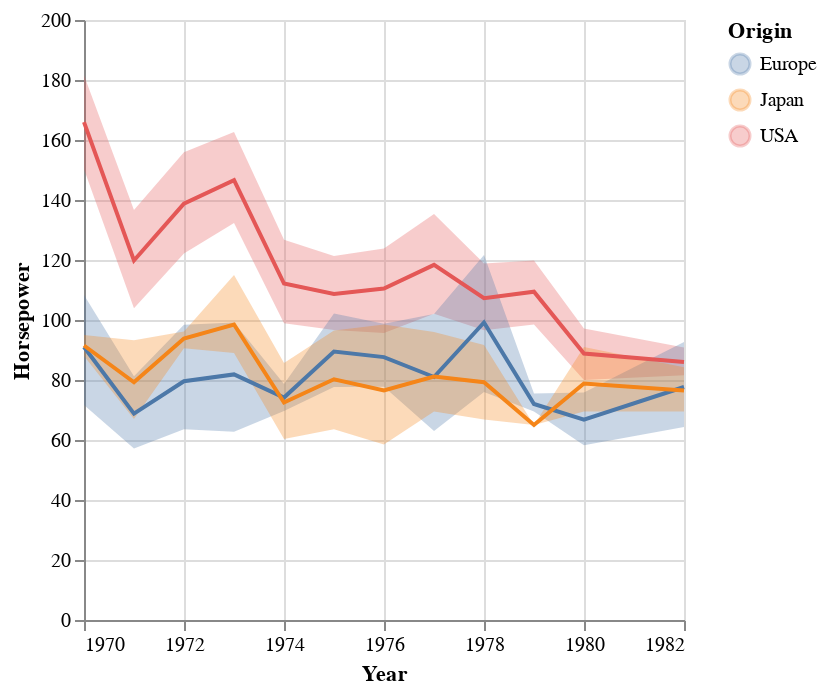

The notebook cell this image was saved under:
### Markdown cell above
We can add in the mean line.

### Code cell
points.mark_errorband(extent='ci') + points.encode(y='mean(Horsepower)').mark_line()

### Figure 1 — Vega specification as saved in the notebook (floating-point values rounded to 4 significant figures; data arrays with more than 128 entries replaced by an {"elided": "..."} marker saying what was removed)
{"$schema": "https://vega.github.io/schema/vega/v5.json", "data": [{"name": "source_0", "values": {"elided": "406 records"}, "transform": [{"type": "formula", "expr": "toDate(datum['Year'])", "as": "Year"}]}, {"name": "data_0", "source": "source_0", "transform": [{"type": "aggregate", "groupby": ["Origin", "Year"], "fields": ["Horsepower", "Horsepower", "Horsepower"], "ops": ["ci0", "ci1", "mean"], "as": ["lower_Horsepower", "upper_Horsepower", "center_Horsepower"]}]}, {"name": "data_1", "values": [{"Year": "1970-01-01T00:00:00.000", "Origin": "USA", "mean_Horsepower": 166.0}, {"Year": "1970-01-01T00:00:00.000", "Origin": "Europe", "mean_Horsepower": 91.0}, {"Year": "1970-01-01T00:00:00.000", "Origin": "Japan", "mean_Horsepower": 91.5}, {"Year": "1971-01-01T00:00:00.000", "Origin": "Japan", "mean_Horsepower": 79.25}, {"Year": "1971-01-01T00:00:00.000", "Origin": "USA", "mean_Horsepower": 119.8}, {"Year": "1971-01-01T00:00:00.000", "Origin": "Europe", "mean_Horsepower": 68.8}, {"Year": "1972-01-01T00:00:00.000", "Origin": "Japan", "mean_Horsepower": 93.8}, {"Year": "1972-01-01T00:00:00.000", "Origin": "USA", "mean_Horsepower": 138.8}, {"Year": "1972-01-01T00:00:00.000", "Origin": "Europe", "mean_Horsepower": 79.6}, {"Year": "1973-01-01T00:00:00.000", "Origin": "USA", "mean_Horsepower": 146.6}, {"Year": "1973-01-01T00:00:00.000", "Origin": "Europe", "mean_Horsepower": 81.86}, {"Year": "1973-01-01T00:00:00.000", "Origin": "Japan", "mean_Horsepower": 98.5}, {"Year": "1974-01-01T00:00:00.000", "Origin": "USA", "mean_Horsepower": 112.1}, {"Year": "1974-01-01T00:00:00.000", "Origin": "Japan", "mean_Horsepower": 72.5}, {"Year": "1974-01-01T00:00:00.000", "Origin": "Europe", "mean_Horsepower": 74.17}, {"Year": "1975-01-01T00:00:00.000", "Origin": "USA", "mean_Horsepower": 108.7}, {"Year": "1975-01-01T00:00:00.000", "Origin": "Japan", "mean_Horsepower": 80.25}, {"Year": "1975-01-01T00:00:00.000", "Origin": "Europe", "mean_Horsepower": 89.5}, {"Year": "1976-01-01T00:00:00.000", "Origin": "Europe", "mean_Horsepower": 87.62}, {"Year": "1976-01-01T00:00:00.000", "Origin": "USA", "mean_Horsepower": 110.5}, {"Year": "1976-01-01T00:00:00.000", "Origin": "Japan", "mean_Horsepower": 76.5}, {"Year": "1977-01-01T00:00:00.000", "Origin": "Japan", "mean_Horsepower": 81.17}, {"Year": "1977-01-01T00:00:00.000", "Origin": "USA", "mean_Horsepower": 118.4}, {"Year": "1977-01-01T00:00:00.000", "Origin": "Europe", "mean_Horsepower": 81.0}, {"Year": "1978-01-01T00:00:00.000", "Origin": "Europe", "mean_Horsepower": 99.17}, {"Year": "1978-01-01T00:00:00.000", "Origin": "USA", "mean_Horsepower": 107.3}, {"Year": "1978-01-01T00:00:00.000", "Origin": "Japan", "mean_Horsepower": 79.25}, {"Year": "1979-01-01T00:00:00.000", "Origin": "USA", "mean_Horsepower": 109.4}, {"Year": "1979-01-01T00:00:00.000", "Origin": "Europe", "mean_Horsepower": 72.0}, {"Year": "1979-01-01T00:00:00.000", "Origin": "Japan", "mean_Horsepower": 65.0}, {"Year": "1980-01-01T00:00:00.000", "Origin": "Europe", "mean_Horsepower": 66.75}, {"Year": "1980-01-01T00:00:00.000", "Origin": "Japan", "mean_Horsepower": 78.85}, {"Year": "1980-01-01T00:00:00.000", "Origin": "USA", "mean_Horsepower": 88.83}, {"Year": "1982-01-01T00:00:00.000", "Origin": "USA", "mean_Horsepower": 85.97}, {"Year": "1982-01-01T00:00:00.000", "Origin": "Japan", "mean_Horsepower": 76.48}, {"Year": "1982-01-01T00:00:00.000", "Origin": "Europe", "mean_Horsepower": 77.67}], "transform": [{"type": "formula", "expr": "toDate(datum['Year'])", "as": "Year"}]}, {"name": "data_0_color_domain_Origin_0", "source": "data_0", "transform": [{"type": "aggregate", "groupby": ["Origin"], "fields": [], "ops": [], "as": []}, {"type": "formula", "expr": "datum['Origin']", "as": "sort_field"}, {"type": "project", "fields": ["Origin"]}]}, {"name": "data_1_color_domain_Origin_1", "values": [{"Origin": "USA"}, {"Origin": "Europe"}, {"Origin": "Japan"}]}], "marks": [{"type": "group", "name": "layer_0_layer_0_pathgroup", "from": {"facet": {"data": "data_0", "name": "faceted_path_layer_0_layer_0_main", "groupby": ["Origin"]}}, "encode": {"update": {"height": {"field": {"signal": null, "datum": null, "group": "height", "parent": null}}, "width": {"field": {"signal": null, "datum": null, "group": "width", "parent": null}}}}, "marks": [{"type": "area", "name": "layer_0_layer_0_marks", "from": {"data": "faceted_path_layer_0_layer_0_main"}, "sort": {"field": "x"}, "encode": {"update": {"y": {"field": "lower_Horsepower", "scale": "y"}, "defined": {"signal": "isValid(datum[\"Year\"]) && isFinite(+datum[\"Year\"]) && isValid(datum[\"lower_Horsepower\"]) && isFinite(+datum[\"lower_Horsepower\"])"}, "orient": {"value": "vertical"}, "y2": {"field": "upper_Horsepower", "scale": "y"}, "x": {"field": "Year", "scale": "x"}, "tooltip": {"signal": "{\"Ci1 of Horsepower\": format(datum[\"upper_Horsepower\"], \"\"), \"Ci0 of Horsepower\": format(datum[\"lower_Horsepower\"], \"\"), \"Mean of Horsepower\": format(datum[\"center_Horsepower\"], \"\"), \"Origin\": isValid(datum[\"Origin\"]) ? datum[\"Origin\"] : \"\"+datum[\"Origin\"], \"Year\": timeFormat(datum[\"Year\"], '%b %d, %Y')}"}, "opacity": {"value": 0.3}, "fill": {"field": "Origin", "scale": "color"}}}, "style": ["area", "errorband-band"]}]}, {"type": "group", "name": "layer_1_pathgroup", "from": {"facet": {"data": "data_1", "name": "faceted_path_layer_1_main", "groupby": ["Origin"]}}, "encode": {"update": {"height": {"field": {"signal": null, "datum": null, "group": "height", "parent": null}}, "width": {"field": {"signal": null, "datum": null, "group": "width", "parent": null}}}}, "marks": [{"type": "line", "name": "layer_1_marks", "from": {"data": "faceted_path_layer_1_main"}, "sort": {"field": "x"}, "encode": {"update": {"stroke": {"field": "Origin", "scale": "color"}, "x": {"field": "Year", "scale": "x"}, "defined": {"signal": "isValid(datum[\"Year\"]) && isFinite(+datum[\"Year\"]) && isValid(datum[\"mean_Horsepower\"]) && isFinite(+datum[\"mean_Horsepower\"])"}, "y": {"field": "mean_Horsepower", "scale": "y"}}}, "style": ["line"]}]}], "scales": [{"name": "x", "type": "time", "domain": {"fields": [{"data": "data_0", "field": "Year"}, {"data": "data_1", "field": "Year"}]}, "range": [0, {"signal": "width"}]}, {"name": "y", "type": "linear", "domain": {"fields": [{"data": "data_0", "field": "lower_Horsepower"}, {"data": "data_0", "field": "upper_Horsepower"}, {"data": "data_1", "field": "mean_Horsepower"}]}, "range": [{"signal": "height"}, 0], "nice": true, "zero": true}, {"name": "color", "type": "ordinal", "domain": {"fields": [{"data": "data_0_color_domain_Origin_0", "field": "Origin"}, {"data": "data_1_color_domain_Origin_1", "field": "Origin"}], "sort": true}, "range": "category"}], "axes": [{"scale": "x", "minExtent": 0, "aria": false, "ticks": false, "domain": false, "maxExtent": 0, "gridScale": "y", "orient": "bottom", "tickCount": {"signal": "ceil(width/40)"}, "labels": false, "zindex": 0, "grid": true}, {"scale": "y", "labels": false, "tickCount": {"signal": "ceil(height/40)"}, "aria": false, "minExtent": 0, "maxExtent": 0, "grid": true, "domain": false, "ticks": false, "orient": "left", "gridScale": "x", "zindex": 0}, {"scale": "x", "grid": false, "orient": "bottom", "title": "Year", "labelOverlap": true, "labelFlush": true, "tickCount": {"signal": "ceil(width/40)"}, "zindex": 0}, {"scale": "y", "labelOverlap": true, "tickCount": {"signal": "ceil(height/40)"}, "zindex": 0, "orient": "left", "grid": false, "title": "Horsepower"}], "background": "white", "padding": 5, "style": "cell", "width": 300, "legends": [{"fill": "color", "symbolType": "circle", "title": "Origin", "encode": {"symbols": {"update": {"opacity": {"value": 0.3}}}}, "stroke": "color"}], "height": 300}
